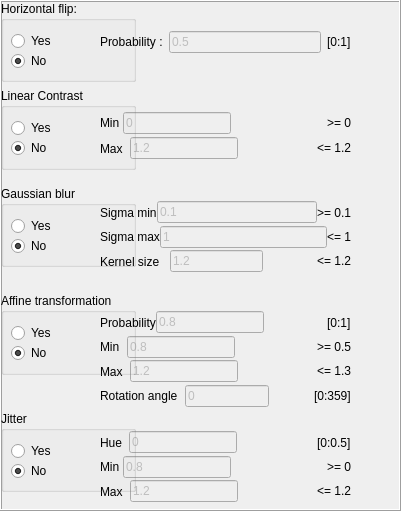
  <widget class="QFrame" name="DataAugmentationFrame">
   <property name="geometry">
    <rect>
     <x>30</x>
     <y>200</y>
     <width>401</width>
     <height>511</height>
    </rect>
   </property>
   <property name="frameShape">
    <enum>QFrame::Box</enum>
   </property>
   <property name="frameShadow">
    <enum>QFrame::Raised</enum>
   </property>
   <widget class="QWidget" name="layoutWidget_3">
    <property name="geometry">
     <rect>
      <x>100</x>
      <y>110</y>
      <width>251</width>
      <height>51</height>
     </rect>
    </property>
    <layout class="QVBoxLayout" name="verticalLayout_4">
     <property name="spacing">
      <number>0</number>
     </property>
     <item>
      <layout class="QHBoxLayout" name="horizontalLayout_10">
       <item>
        <widget class="QLabel" name="label_17">
         <property name="text">
          <string>Min </string>
         </property>
        </widget>
       </item>
       <item>
        <widget class="QLineEdit" name="linContrastMinLineEdit">
         <property name="enabled">
          <bool>false</bool>
         </property>
         <property name="text">
          <string>0</string>
         </property>
         <property name="clearButtonEnabled">
          <bool>false</bool>
         </property>
        </widget>
       </item>
       <item>
        <spacer name="horizontalSpacer_2">
         <property name="orientation">
          <enum>Qt::Horizontal</enum>
         </property>
         <property name="sizeHint" stdset="0">
          <size>
           <width>54</width>
           <height>20</height>
          </size>
         </property>
        </spacer>
       </item>
       <item>
        <widget class="QLabel" name="label_18">
         <property name="text">
          <string>&gt;= 0</string>
         </property>
        </widget>
       </item>
      </layout>
     </item>
     <item>
      <layout class="QHBoxLayout" name="horizontalLayout_11">
       <property name="spacing">
        <number>7</number>
       </property>
       <property name="sizeConstraint">
        <enum>QLayout::SetNoConstraint</enum>
       </property>
       <property name="rightMargin">
        <number>0</number>
       </property>
       <item>
        <widget class="QLabel" name="label_19">
         <property name="text">
          <string>Max</string>
         </property>
        </widget>
       </item>
       <item>
        <widget class="QLineEdit" name="linContrastMaxLineEdit">
         <property name="enabled">
          <bool>false</bool>
         </property>
         <property name="text">
          <string>1.2</string>
         </property>
         <property name="clearButtonEnabled">
          <bool>false</bool>
         </property>
        </widget>
       </item>
       <item>
        <spacer name="horizontalSpacer_3">
         <property name="orientation">
          <enum>Qt::Horizontal</enum>
         </property>
         <property name="sizeHint" stdset="0">
          <size>
           <width>62</width>
           <height>20</height>
          </size>
         </property>
        </spacer>
       </item>
       <item>
        <widget class="QLabel" name="label_20">
         <property name="text">
          <string>&lt;= 1.2</string>
         </property>
        </widget>
       </item>
      </layout>
     </item>
    </layout>
   </widget>
   <widget class="QWidget" name="layoutWidget_4">
    <property name="geometry">
     <rect>
      <x>100</x>
      <y>310</y>
      <width>251</width>
      <height>98</height>
     </rect>
    </property>
    <layout class="QVBoxLayout" name="verticalLayout_5">
     <property name="spacing">
      <number>0</number>
     </property>
     <item>
      <layout class="QHBoxLayout" name="horizontalLayout_12">
       <item>
        <widget class="QLabel" name="label_21">
         <property name="text">
          <string>Probability</string>
         </property>
        </widget>
       </item>
       <item>
        <widget class="QLineEdit" name="affineTransProbaLineEdit">
         <property name="enabled">
          <bool>false</bool>
         </property>
         <property name="text">
          <string>0.8</string>
         </property>
         <property name="clearButtonEnabled">
          <bool>false</bool>
         </property>
        </widget>
       </item>
       <item>
        <spacer name="horizontalSpacer_4">
         <property name="orientation">
          <enum>Qt::Horizontal</enum>
         </property>
         <property name="sizeHint" stdset="0">
          <size>
           <width>40</width>
           <height>20</height>
          </size>
         </property>
        </spacer>
       </item>
       <item>
        <widget class="QLabel" name="label_22">
         <property name="text">
          <string>[0:1]</string>
         </property>
        </widget>
       </item>
      </layout>
     </item>
     <item>
      <layout class="QHBoxLayout" name="horizontalLayout_14">
       <property name="spacing">
        <number>7</number>
       </property>
       <property name="sizeConstraint">
        <enum>QLayout::SetNoConstraint</enum>
       </property>
       <property name="rightMargin">
        <number>0</number>
       </property>
       <item>
        <widget class="QLabel" name="label_25">
         <property name="text">
          <string>Min</string>
         </property>
        </widget>
       </item>
       <item>
        <widget class="QLineEdit" name="affineTransMinLineEdit">
         <property name="enabled">
          <bool>false</bool>
         </property>
         <property name="text">
          <string>0.8</string>
         </property>
         <property name="clearButtonEnabled">
          <bool>false</bool>
         </property>
        </widget>
       </item>
       <item>
        <spacer name="horizontalSpacer_6">
         <property name="orientation">
          <enum>Qt::Horizontal</enum>
         </property>
         <property name="sizeHint" stdset="0">
          <size>
           <width>62</width>
           <height>20</height>
          </size>
         </property>
        </spacer>
       </item>
       <item>
        <widget class="QLabel" name="label_26">
         <property name="text">
          <string>&gt;= 0.5</string>
         </property>
        </widget>
       </item>
      </layout>
     </item>
     <item>
      <layout class="QHBoxLayout" name="horizontalLayout_13">
       <property name="spacing">
        <number>7</number>
       </property>
       <property name="sizeConstraint">
        <enum>QLayout::SetNoConstraint</enum>
       </property>
       <property name="rightMargin">
        <number>0</number>
       </property>
       <item>
        <widget class="QLabel" name="label_23">
         <property name="text">
          <string>Max</string>
         </property>
        </widget>
       </item>
       <item>
        <widget class="QLineEdit" name="affineTransMaxLineEdit">
         <property name="enabled">
          <bool>false</bool>
         </property>
         <property name="text">
          <string>1.2</string>
         </property>
         <property name="clearButtonEnabled">
          <bool>false</bool>
         </property>
        </widget>
       </item>
       <item>
        <spacer name="horizontalSpacer_5">
         <property name="orientation">
          <enum>Qt::Horizontal</enum>
         </property>
         <property name="sizeHint" stdset="0">
          <size>
           <width>62</width>
           <height>20</height>
          </size>
         </property>
        </spacer>
       </item>
       <item>
        <widget class="QLabel" name="label_24">
         <property name="text">
          <string>&lt;= 1.3</string>
         </property>
        </widget>
       </item>
      </layout>
     </item>
     <item>
      <layout class="QHBoxLayout" name="horizontalLayout_26">
       <property name="spacing">
        <number>7</number>
       </property>
       <property name="sizeConstraint">
        <enum>QLayout::SetNoConstraint</enum>
       </property>
       <property name="rightMargin">
        <number>0</number>
       </property>
       <item>
        <widget class="QLabel" name="label_50">
         <property name="text">
          <string>Rotation angle</string>
         </property>
        </widget>
       </item>
       <item>
        <widget class="QLineEdit" name="affineTransAngleRotLineEdit">
         <property name="enabled">
          <bool>false</bool>
         </property>
         <property name="text">
          <string>0</string>
         </property>
         <property name="clearButtonEnabled">
          <bool>false</bool>
         </property>
        </widget>
       </item>
       <item>
        <spacer name="horizontalSpacer_18">
         <property name="orientation">
          <enum>Qt::Horizontal</enum>
         </property>
         <property name="sizeHint" stdset="0">
          <size>
           <width>62</width>
           <height>20</height>
          </size>
         </property>
        </spacer>
       </item>
       <item>
        <widget class="QLabel" name="label_51">
         <property name="text">
          <string>[0:359]</string>
         </property>
        </widget>
       </item>
      </layout>
     </item>
    </layout>
   </widget>
   <widget class="QWidget" name="layoutWidget_6">
    <property name="geometry">
     <rect>
      <x>100</x>
      <y>430</y>
      <width>251</width>
      <height>74</height>
     </rect>
    </property>
    <layout class="QVBoxLayout" name="verticalLayout_8">
     <property name="spacing">
      <number>0</number>
     </property>
     <item>
      <layout class="QHBoxLayout" name="horizontalLayout_24">
       <property name="spacing">
        <number>7</number>
       </property>
       <property name="sizeConstraint">
        <enum>QLayout::SetNoConstraint</enum>
       </property>
       <property name="rightMargin">
        <number>0</number>
       </property>
       <item>
        <widget class="QLabel" name="label_46">
         <property name="text">
          <string>Hue</string>
         </property>
        </widget>
       </item>
       <item>
        <widget class="QLineEdit" name="jitterHueLineEdit">
         <property name="enabled">
          <bool>false</bool>
         </property>
         <property name="text">
          <string>0</string>
         </property>
         <property name="clearButtonEnabled">
          <bool>false</bool>
         </property>
        </widget>
       </item>
       <item>
        <spacer name="horizontalSpacer_16">
         <property name="orientation">
          <enum>Qt::Horizontal</enum>
         </property>
         <property name="sizeHint" stdset="0">
          <size>
           <width>62</width>
           <height>20</height>
          </size>
         </property>
        </spacer>
       </item>
       <item>
        <widget class="QLabel" name="label_47">
         <property name="text">
          <string>[0:0.5]</string>
         </property>
        </widget>
       </item>
      </layout>
     </item>
     <item>
      <layout class="QHBoxLayout" name="horizontalLayout_15">
       <item>
        <widget class="QLabel" name="label_27">
         <property name="text">
          <string>Min </string>
         </property>
        </widget>
       </item>
       <item>
        <widget class="QLineEdit" name="jitterMinLineEdit">
         <property name="enabled">
          <bool>false</bool>
         </property>
         <property name="text">
          <string>0.8</string>
         </property>
         <property name="clearButtonEnabled">
          <bool>false</bool>
         </property>
        </widget>
       </item>
       <item>
        <spacer name="horizontalSpacer_7">
         <property name="orientation">
          <enum>Qt::Horizontal</enum>
         </property>
         <property name="sizeHint" stdset="0">
          <size>
           <width>40</width>
           <height>20</height>
          </size>
         </property>
        </spacer>
       </item>
       <item>
        <widget class="QLabel" name="label_28">
         <property name="text">
          <string>&gt;= 0</string>
         </property>
        </widget>
       </item>
      </layout>
     </item>
     <item>
      <layout class="QHBoxLayout" name="horizontalLayout_16">
       <property name="spacing">
        <number>7</number>
       </property>
       <property name="sizeConstraint">
        <enum>QLayout::SetNoConstraint</enum>
       </property>
       <property name="rightMargin">
        <number>0</number>
       </property>
       <item>
        <widget class="QLabel" name="label_29">
         <property name="text">
          <string>Max</string>
         </property>
        </widget>
       </item>
       <item>
        <widget class="QLineEdit" name="jitterMaxLineEdit">
         <property name="enabled">
          <bool>false</bool>
         </property>
         <property name="text">
          <string>1.2</string>
         </property>
         <property name="clearButtonEnabled">
          <bool>false</bool>
         </property>
        </widget>
       </item>
       <item>
        <spacer name="horizontalSpacer_8">
         <property name="orientation">
          <enum>Qt::Horizontal</enum>
         </property>
         <property name="sizeHint" stdset="0">
          <size>
           <width>62</width>
           <height>20</height>
          </size>
         </property>
        </spacer>
       </item>
       <item>
        <widget class="QLabel" name="label_30">
         <property name="text">
          <string>&lt;= 1.2</string>
         </property>
        </widget>
       </item>
      </layout>
     </item>
    </layout>
   </widget>
   <widget class="QWidget" name="layoutWidget">
    <property name="geometry">
     <rect>
      <x>100</x>
      <y>30</y>
      <width>251</width>
      <height>24</height>
     </rect>
    </property>
    <layout class="QHBoxLayout" name="horizontalLayout_5">
     <item>
      <widget class="QLabel" name="label">
       <property name="text">
        <string>Probability :</string>
       </property>
      </widget>
     </item>
     <item>
      <widget class="QLineEdit" name="hFlipLineEdit">
       <property name="enabled">
        <bool>false</bool>
       </property>
       <property name="text">
        <string>0.5</string>
       </property>
       <property name="clearButtonEnabled">
        <bool>false</bool>
       </property>
      </widget>
     </item>
     <item>
      <widget class="QLabel" name="label_3">
       <property name="text">
        <string>[0:1]</string>
       </property>
      </widget>
     </item>
    </layout>
   </widget>
   <widget class="QWidget" name="layoutWidget">
    <property name="geometry">
     <rect>
      <x>100</x>
      <y>200</y>
      <width>251</width>
      <height>74</height>
     </rect>
    </property>
    <layout class="QVBoxLayout" name="verticalLayout">
     <property name="spacing">
      <number>0</number>
     </property>
     <item>
      <layout class="QHBoxLayout" name="horizontalLayout_6">
       <item>
        <widget class="QLabel" name="label_2">
         <property name="text">
          <string>Sigma min</string>
         </property>
        </widget>
       </item>
       <item>
        <widget class="QLineEdit" name="gBlurSigMinLineEdit">
         <property name="enabled">
          <bool>false</bool>
         </property>
         <property name="text">
          <string>0.1</string>
         </property>
         <property name="clearButtonEnabled">
          <bool>false</bool>
         </property>
        </widget>
       </item>
       <item>
        <widget class="QLabel" name="label_4">
         <property name="text">
          <string>&gt;= 0.1</string>
         </property>
        </widget>
       </item>
      </layout>
     </item>
     <item>
      <layout class="QHBoxLayout" name="horizontalLayout_7">
       <item>
        <widget class="QLabel" name="label_14">
         <property name="text">
          <string>Sigma max</string>
         </property>
        </widget>
       </item>
       <item>
        <widget class="QLineEdit" name="gBlurSigMaxLineEdit">
         <property name="enabled">
          <bool>false</bool>
         </property>
         <property name="text">
          <string>1</string>
         </property>
         <property name="clearButtonEnabled">
          <bool>false</bool>
         </property>
        </widget>
       </item>
       <item>
        <widget class="QLabel" name="label_5">
         <property name="text">
          <string>&lt;= 1</string>
         </property>
        </widget>
       </item>
      </layout>
     </item>
     <item>
      <layout class="QHBoxLayout" name="horizontalLayout_25">
       <property name="spacing">
        <number>7</number>
       </property>
       <property name="sizeConstraint">
        <enum>QLayout::SetNoConstraint</enum>
       </property>
       <property name="rightMargin">
        <number>0</number>
       </property>
       <item>
        <widget class="QLabel" name="label_48">
         <property name="text">
          <string>Kernel size </string>
         </property>
        </widget>
       </item>
       <item>
        <widget class="QLineEdit" name="gBlurKernelLineEdit">
         <property name="enabled">
          <bool>false</bool>
         </property>
         <property name="text">
          <string>1.2</string>
         </property>
         <property name="clearButtonEnabled">
          <bool>false</bool>
         </property>
        </widget>
       </item>
       <item>
        <spacer name="horizontalSpacer_17">
         <property name="orientation">
          <enum>Qt::Horizontal</enum>
         </property>
         <property name="sizeHint" stdset="0">
          <size>
           <width>62</width>
           <height>20</height>
          </size>
         </property>
        </spacer>
       </item>
       <item>
        <widget class="QLabel" name="label_49">
         <property name="text">
          <string>&lt;= 1.2</string>
         </property>
        </widget>
       </item>
      </layout>
     </item>
    </layout>
   </widget>
   <widget class="QWidget" name="layoutWidget">
    <property name="geometry">
     <rect>
      <x>1</x>
      <y>1</y>
      <width>135</width>
      <height>511</height>
     </rect>
    </property>
    <layout class="QVBoxLayout" name="verticalLayout_3">
     <item>
      <widget class="QGroupBox" name="hFlipGroupBox">
       <property name="title">
        <string>Horizontal flip:</string>
       </property>
       <property name="flat">
        <bool>true</bool>
       </property>
       <widget class="QRadioButton" name="hFlitYesRadioButton">
        <property name="geometry">
         <rect>
          <x>10</x>
          <y>30</y>
          <width>89</width>
          <height>20</height>
         </rect>
        </property>
        <property name="text">
         <string>Yes</string>
        </property>
       </widget>
       <widget class="QRadioButton" name="hFlitNoRadioButton">
        <property name="geometry">
         <rect>
          <x>10</x>
          <y>50</y>
          <width>89</width>
          <height>20</height>
         </rect>
        </property>
        <property name="text">
         <string>No</string>
        </property>
        <property name="checked">
         <bool>true</bool>
        </property>
       </widget>
      </widget>
     </item>
     <item>
      <widget class="QGroupBox" name="linContrastGroupBox">
       <property name="title">
        <string>Linear Contrast</string>
       </property>
       <property name="flat">
        <bool>true</bool>
       </property>
       <widget class="QRadioButton" name="linContrastYesRadioButton">
        <property name="geometry">
         <rect>
          <x>10</x>
          <y>30</y>
          <width>89</width>
          <height>20</height>
         </rect>
        </property>
        <property name="text">
         <string>Yes</string>
        </property>
       </widget>
       <widget class="QRadioButton" name="linContrastNoRadioButton">
        <property name="geometry">
         <rect>
          <x>10</x>
          <y>50</y>
          <width>89</width>
          <height>20</height>
         </rect>
        </property>
        <property name="text">
         <string>No</string>
        </property>
        <property name="checked">
         <bool>true</bool>
        </property>
       </widget>
      </widget>
     </item>
     <item>
      <spacer name="verticalSpacer_4">
       <property name="orientation">
        <enum>Qt::Vertical</enum>
       </property>
       <property name="sizeType">
        <enum>QSizePolicy::Fixed</enum>
       </property>
       <property name="sizeHint" stdset="0">
        <size>
         <width>20</width>
         <height>10</height>
        </size>
       </property>
      </spacer>
     </item>
     <item>
      <widget class="QGroupBox" name="gBlurGroupBox">
       <property name="title">
        <string>Gaussian blur</string>
       </property>
       <property name="flat">
        <bool>true</bool>
       </property>
       <widget class="QRadioButton" name="gBlurYesRadioButton">
        <property name="geometry">
         <rect>
          <x>10</x>
          <y>30</y>
          <width>89</width>
          <height>20</height>
         </rect>
        </property>
        <property name="text">
         <string>Yes</string>
        </property>
       </widget>
       <widget class="QRadioButton" name="gBlurNoRadioButton">
        <property name="geometry">
         <rect>
          <x>10</x>
          <y>50</y>
          <width>89</width>
          <height>20</height>
         </rect>
        </property>
        <property name="text">
         <string>No</string>
        </property>
        <property name="checked">
         <bool>true</bool>
        </property>
       </widget>
      </widget>
     </item>
     <item>
      <spacer name="verticalSpacer_2">
       <property name="orientation">
        <enum>Qt::Vertical</enum>
       </property>
       <property name="sizeType">
        <enum>QSizePolicy::Fixed</enum>
       </property>
       <property name="sizeHint" stdset="0">
        <size>
         <width>20</width>
         <height>20</height>
        </size>
       </property>
      </spacer>
     </item>
     <item>
      <widget class="QGroupBox" name="affineTransGroupBox">
       <property name="title">
        <string>Affine transformation</string>
       </property>
       <property name="flat">
        <bool>true</bool>
       </property>
       <widget class="QRadioButton" name="affineTransYesRadioButton">
        <property name="geometry">
         <rect>
          <x>10</x>
          <y>30</y>
          <width>89</width>
          <height>20</height>
         </rect>
        </property>
        <property name="text">
         <string>Yes</string>
        </property>
       </widget>
       <widget class="QRadioButton" name="affineTransNoRadioButton">
        <property name="geometry">
         <rect>
          <x>10</x>
          <y>50</y>
          <width>89</width>
          <height>20</height>
         </rect>
        </property>
        <property name="text">
         <string>No</string>
        </property>
        <property name="checked">
         <bool>true</bool>
        </property>
       </widget>
      </widget>
     </item>
     <item>
      <spacer name="verticalSpacer">
       <property name="orientation">
        <enum>Qt::Vertical</enum>
       </property>
       <property name="sizeType">
        <enum>QSizePolicy::Fixed</enum>
       </property>
       <property name="sizeHint" stdset="0">
        <size>
         <width>20</width>
         <height>30</height>
        </size>
       </property>
      </spacer>
     </item>
     <item>
      <widget class="QGroupBox" name="jitterGroupBox">
       <property name="title">
        <string>Jitter</string>
       </property>
       <property name="flat">
        <bool>true</bool>
       </property>
       <widget class="QRadioButton" name="jitterYesRadioButton">
        <property name="geometry">
         <rect>
          <x>10</x>
          <y>30</y>
          <width>89</width>
          <height>20</height>
         </rect>
        </property>
        <property name="text">
         <string>Yes</string>
        </property>
       </widget>
       <widget class="QRadioButton" name="jitterNoRadioButton">
        <property name="geometry">
         <rect>
          <x>10</x>
          <y>50</y>
          <width>89</width>
          <height>20</height>
         </rect>
        </property>
        <property name="text">
         <string>No</string>
        </property>
        <property name="checked">
         <bool>true</bool>
        </property>
       </widget>
      </widget>
     </item>
     <item>
      <spacer name="verticalSpacer_3">
       <property name="orientation">
        <enum>Qt::Vertical</enum>
       </property>
       <property name="sizeType">
        <enum>QSizePolicy::Fixed</enum>
       </property>
       <property name="sizeHint" stdset="0">
        <size>
         <width>20</width>
         <height>20</height>
        </size>
       </property>
      </spacer>
     </item>
    </layout>
   </widget>
  </widget>
